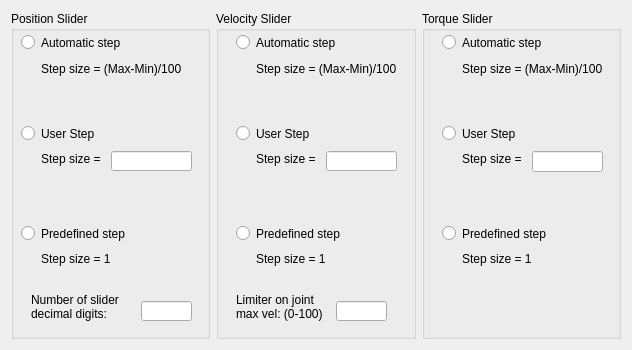
<?xml version="1.0" encoding="UTF-8"?>
<ui version="4.0">
 <class>sliderOptions</class>
 <widget class="QDialog" name="sliderOptions">
  <property name="geometry">
   <rect>
    <x>0</x>
    <y>0</y>
    <width>632</width>
    <height>350</height>
   </rect>
  </property>
  <property name="windowTitle">
   <string>Dialog</string>
  </property>
  <layout class="QHBoxLayout" name="horizontalLayout">
   <item>
    <widget class="QGroupBox" name="groupBox">
     <property name="title">
      <string>Position Slider</string>
     </property>
     <widget class="QRadioButton" name="radio_pos_auto">
      <property name="geometry">
       <rect>
        <x>10</x>
        <y>23</y>
        <width>141</width>
        <height>17</height>
       </rect>
      </property>
      <property name="text">
       <string>Automatic step</string>
      </property>
     </widget>
     <widget class="QRadioButton" name="radio_pos_user">
      <property name="geometry">
       <rect>
        <x>10</x>
        <y>114</y>
        <width>171</width>
        <height>17</height>
       </rect>
      </property>
      <property name="text">
       <string>User Step</string>
      </property>
     </widget>
     <widget class="QRadioButton" name="radio_pos_one">
      <property name="geometry">
       <rect>
        <x>10</x>
        <y>214</y>
        <width>131</width>
        <height>17</height>
       </rect>
      </property>
      <property name="text">
       <string>Predefined step</string>
      </property>
     </widget>
     <widget class="QLabel" name="label">
      <property name="geometry">
       <rect>
        <x>30</x>
        <y>240</y>
        <width>121</width>
        <height>16</height>
       </rect>
      </property>
      <property name="text">
       <string>Step size = 1</string>
      </property>
     </widget>
     <widget class="QLabel" name="label_2">
      <property name="geometry">
       <rect>
        <x>30</x>
        <y>140</y>
        <width>61</width>
        <height>16</height>
       </rect>
      </property>
      <property name="text">
       <string>Step size =</string>
      </property>
     </widget>
     <widget class="QLabel" name="label_3">
      <property name="geometry">
       <rect>
        <x>30</x>
        <y>50</y>
        <width>161</width>
        <height>16</height>
       </rect>
      </property>
      <property name="text">
       <string>Step size = (Max-Min)/100</string>
      </property>
     </widget>
     <widget class="QLineEdit" name="pos_step">
      <property name="geometry">
       <rect>
        <x>100</x>
        <y>140</y>
        <width>81</width>
        <height>20</height>
       </rect>
      </property>
     </widget>
     <widget class="QLabel" name="label_11">
      <property name="geometry">
       <rect>
        <x>20</x>
        <y>270</y>
        <width>101</width>
        <height>51</height>
       </rect>
      </property>
      <property name="text">
       <string>Number of slider decimal digits:</string>
      </property>
      <property name="wordWrap">
       <bool>true</bool>
      </property>
     </widget>
     <widget class="QLineEdit" name="pos_decimal_digits">
      <property name="geometry">
       <rect>
        <x>130</x>
        <y>290</y>
        <width>51</width>
        <height>20</height>
       </rect>
      </property>
     </widget>
    </widget>
   </item>
   <item>
    <widget class="QGroupBox" name="groupBox_2">
     <property name="title">
      <string>Velocity Slider</string>
     </property>
     <widget class="QRadioButton" name="radio_vel_auto">
      <property name="geometry">
       <rect>
        <x>20</x>
        <y>23</y>
        <width>121</width>
        <height>17</height>
       </rect>
      </property>
      <property name="text">
       <string>Automatic step</string>
      </property>
     </widget>
     <widget class="QLabel" name="label_4">
      <property name="geometry">
       <rect>
        <x>40</x>
        <y>240</y>
        <width>141</width>
        <height>16</height>
       </rect>
      </property>
      <property name="text">
       <string>Step size = 1</string>
      </property>
     </widget>
     <widget class="QRadioButton" name="radio_vel_user">
      <property name="geometry">
       <rect>
        <x>20</x>
        <y>114</y>
        <width>151</width>
        <height>17</height>
       </rect>
      </property>
      <property name="text">
       <string>User Step</string>
      </property>
     </widget>
     <widget class="QLabel" name="label_5">
      <property name="geometry">
       <rect>
        <x>40</x>
        <y>140</y>
        <width>61</width>
        <height>16</height>
       </rect>
      </property>
      <property name="text">
       <string>Step size =</string>
      </property>
     </widget>
     <widget class="QRadioButton" name="radio_vel_one">
      <property name="geometry">
       <rect>
        <x>20</x>
        <y>214</y>
        <width>131</width>
        <height>17</height>
       </rect>
      </property>
      <property name="text">
       <string>Predefined step</string>
      </property>
     </widget>
     <widget class="QLabel" name="label_6">
      <property name="geometry">
       <rect>
        <x>40</x>
        <y>50</y>
        <width>161</width>
        <height>16</height>
       </rect>
      </property>
      <property name="text">
       <string>Step size = (Max-Min)/100</string>
      </property>
     </widget>
     <widget class="QLineEdit" name="vel_step">
      <property name="geometry">
       <rect>
        <x>110</x>
        <y>140</y>
        <width>71</width>
        <height>20</height>
       </rect>
      </property>
     </widget>
     <widget class="QLineEdit" name="vel_limiter">
      <property name="geometry">
       <rect>
        <x>120</x>
        <y>290</y>
        <width>51</width>
        <height>20</height>
       </rect>
      </property>
     </widget>
     <widget class="QLabel" name="label_10">
      <property name="geometry">
       <rect>
        <x>20</x>
        <y>280</y>
        <width>101</width>
        <height>31</height>
       </rect>
      </property>
      <property name="text">
       <string>Limiter on joint
max vel: (0-100)</string>
      </property>
     </widget>
    </widget>
   </item>
   <item>
    <widget class="QGroupBox" name="groupBox_3">
     <property name="title">
      <string>Torque Slider</string>
     </property>
     <widget class="QRadioButton" name="radio_trq_auto">
      <property name="geometry">
       <rect>
        <x>20</x>
        <y>23</y>
        <width>161</width>
        <height>17</height>
       </rect>
      </property>
      <property name="text">
       <string>Automatic step</string>
      </property>
     </widget>
     <widget class="QLabel" name="label_7">
      <property name="geometry">
       <rect>
        <x>40</x>
        <y>240</y>
        <width>131</width>
        <height>16</height>
       </rect>
      </property>
      <property name="text">
       <string>Step size = 1</string>
      </property>
     </widget>
     <widget class="QRadioButton" name="radio_trq_user">
      <property name="geometry">
       <rect>
        <x>20</x>
        <y>114</y>
        <width>161</width>
        <height>17</height>
       </rect>
      </property>
      <property name="text">
       <string>User Step</string>
      </property>
     </widget>
     <widget class="QLabel" name="label_8">
      <property name="geometry">
       <rect>
        <x>40</x>
        <y>140</y>
        <width>61</width>
        <height>16</height>
       </rect>
      </property>
      <property name="text">
       <string>Step size =</string>
      </property>
     </widget>
     <widget class="QRadioButton" name="radio_trq_one">
      <property name="geometry">
       <rect>
        <x>20</x>
        <y>214</y>
        <width>141</width>
        <height>17</height>
       </rect>
      </property>
      <property name="text">
       <string>Predefined step</string>
      </property>
     </widget>
     <widget class="QLabel" name="label_9">
      <property name="geometry">
       <rect>
        <x>40</x>
        <y>50</y>
        <width>161</width>
        <height>16</height>
       </rect>
      </property>
      <property name="text">
       <string>Step size = (Max-Min)/100</string>
      </property>
     </widget>
     <widget class="QLineEdit" name="trq_step">
      <property name="geometry">
       <rect>
        <x>110</x>
        <y>140</y>
        <width>71</width>
        <height>21</height>
       </rect>
      </property>
     </widget>
    </widget>
   </item>
  </layout>
 </widget>
 <resources/>
 <connections/>
</ui>
